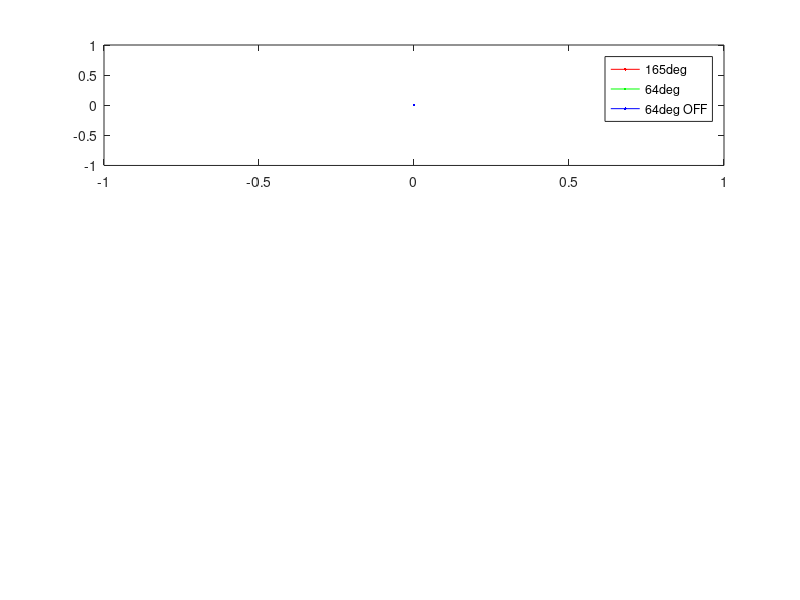

Here is the MATLAB script that generated this plot: (Note: this script raises an error after producing the figure.)
%% plot accels vs time (COMPENSATED)
figure
subplot(3,1,1)
plot(0,0,'r')
hold on
plot(0,0,'g')
plot(0,0,'b')
legend('165deg','64deg','64deg OFF') 

for i=1:size(u,2)
    if  settings.expansion.stepwise(i) == 0 && settings.expansion.speed(i) == 2 && settings.expansion.maxangle(i) == 165
        subplot(3,1,1)
        hold on
        plot(t-t_shift(i),A(:,i),'r')
        subplot(3,1,2)
        hold on
        plot(t-t_shift(i),An(:,i),'r')
        subplot(3,1,3)
        hold on
        plot(t-t_shift(i),At(:,i),'r')
    elseif settings.expansion.stepwise(i) == 0 && settings.expansion.speed(i) == 2 && settings.expansion.maxangle(i) == 64 && settings.expansion.OFF(i) == 0
        subplot(3,1,1)
        hold on
        plot(t-t_shift(i),A(:,i),'g')
        subplot(3,1,2)
        hold on
        plot(t-t_shift(i),An(:,i),'g')
        subplot(3,1,3)
        hold on
        plot(t-t_shift(i),At(:,i),'g')
    elseif settings.expansion.stepwise(i) == 0 && settings.expansion.speed(i) == 2 && settings.expansion.maxangle(i) == 64 && settings.expansion.OFF(i) == 1
        subplot(3,1,1)
        hold on
        plot(t-t_shift(i),A(:,i),'b')
        subplot(3,1,2)
        hold on
        plot(t-t_shift(i),An(:,i),'b')
        subplot(3,1,3)
        hold on
        plot(t-t_shift(i),At(:,i),'b')
    end
end

subplot(3,1,1)
% grid on
xlabel('time (s)')
ylabel('A')
% set(gca,'XTick',[-180 -90 0 90 180])
axis([t_start-nanmean(t_shift) t_stop-nanmean(t_shift) 0 30])

subplot(3,1,2)
% grid on
xlabel('time (s)')
ylabel('An')
axis([t_start-nanmean(t_shift) t_stop-nanmean(t_shift) 0 30])

subplot(3,1,3)
% grid on
xlabel('time (s)')
ylabel('At')
axis([t_start-nanmean(t_shift) t_stop-nanmean(t_shift) -10 20])
